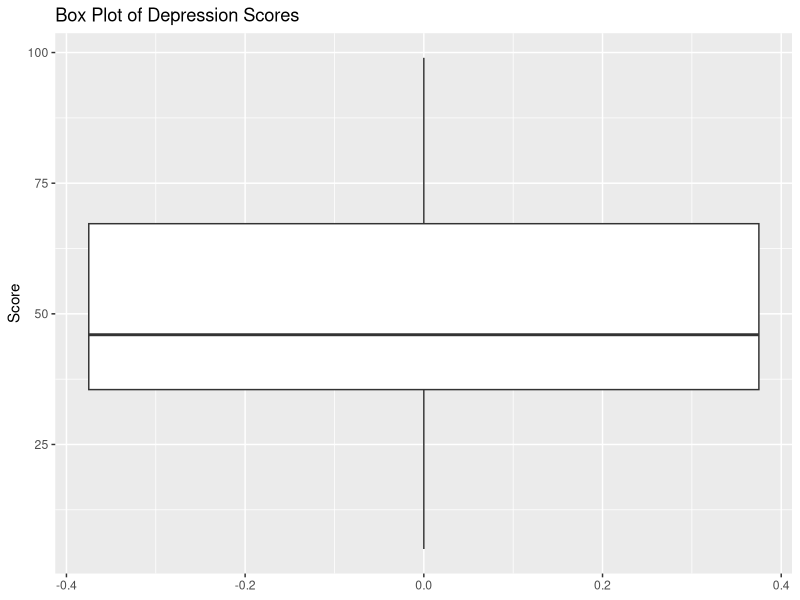
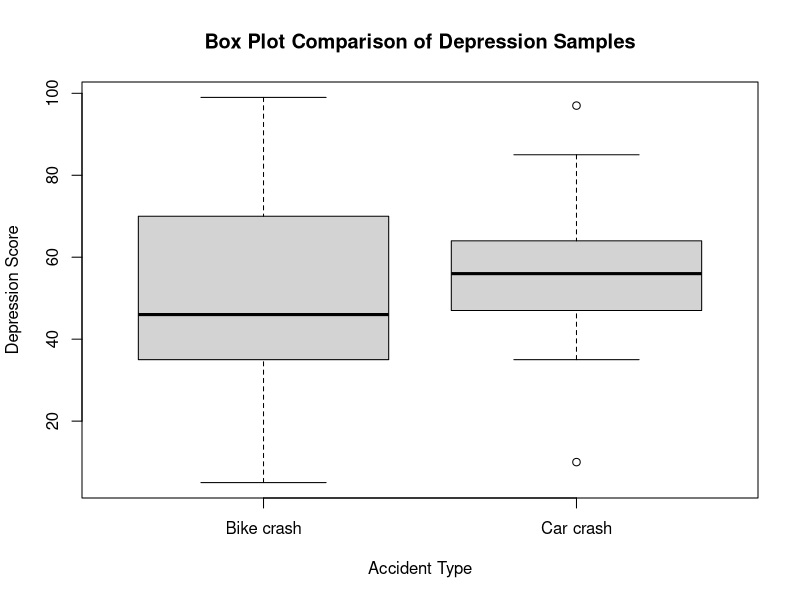

The R source for these figures, in order:
## ---- chunk 1
# Set score variable of bike crash
score_1 = c(45, 39, 25, 47, 49, 5, 70, 99, 74, 37, 99, 35, 8, 59)
score_sample = data.frame(score_1)
# Compute descriptive data of the first sample (bike crash)
mean_score1 = mean(score_1)
median_score1 = median(score_1)
range_score1 = max(score_1)-min(score_1)
sd_score1 = sd(score_1)
summary(score_1)

#Create box plot
library(ggplot2)
ggplot(score_sample, aes(y = score_1))+
  geom_boxplot()+
  labs(title = 'Box Plot of Depression Scores',
       y = 'Score')
## ---- chunk 2
# Set Set score variable of car crash
score_2 = c(67, 50, 85, 43, 64, 35, 47, 97, 58, 58, 10, 56, 50)

# Create a list of data used for creating box plot
depression_data = list('Bike crash' = score_1,
            'Car crash' = score_2)

# Create a side-by-side box plot of samples
box_plot_comparison = boxplot(depression_data, main = 'Box Plot Comparison of Depression Samples',
        xlab = 'Accident Type',
        ylab = 'Depression Score')

# Make a table of two sets of results
table_box_plot = cbind(summary(score_1), summary(score_2))
table_box_plot
## ---- chunk 3
p_de = 0.8*0.05/(0.8*0.05+0.1*0.95)
